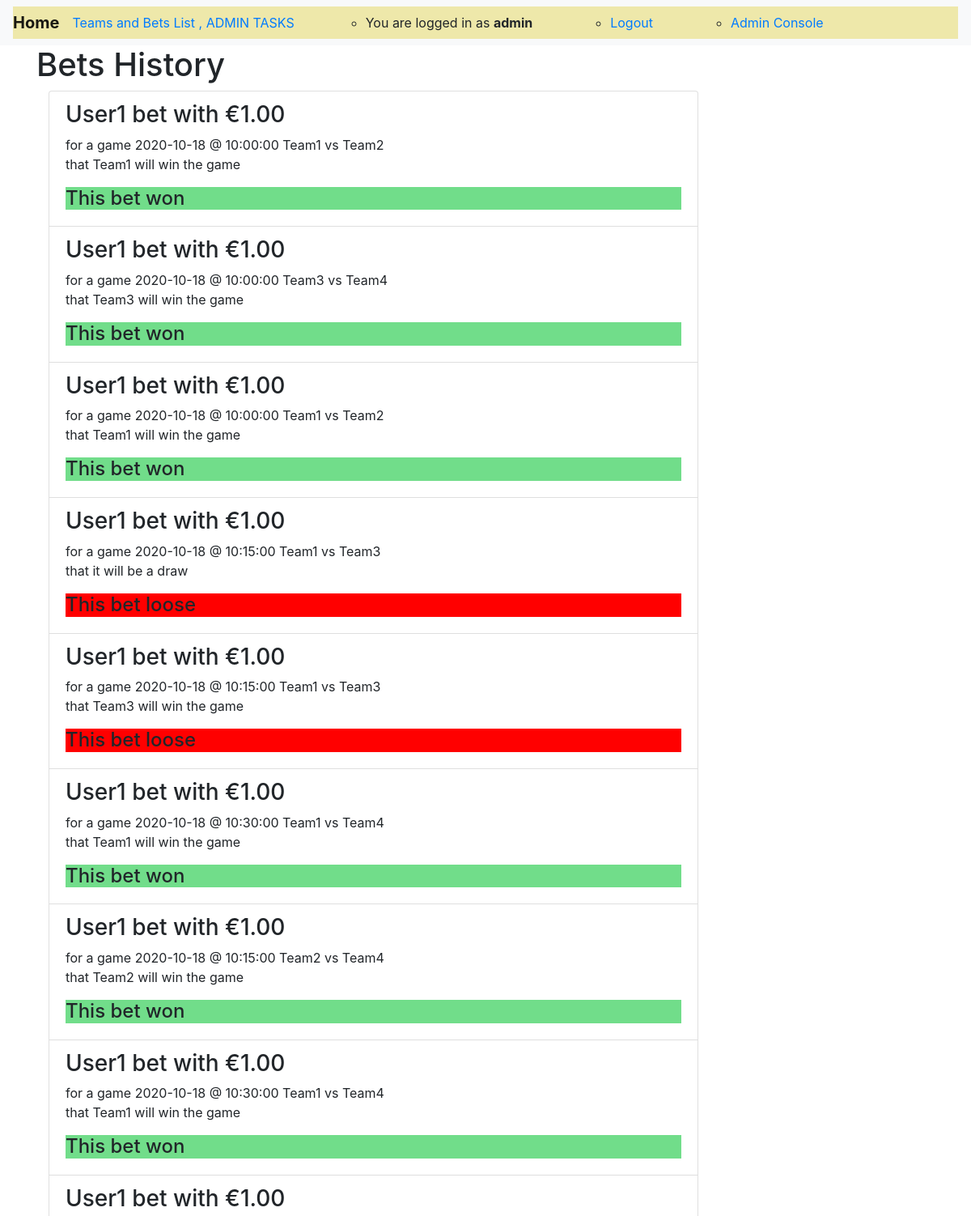
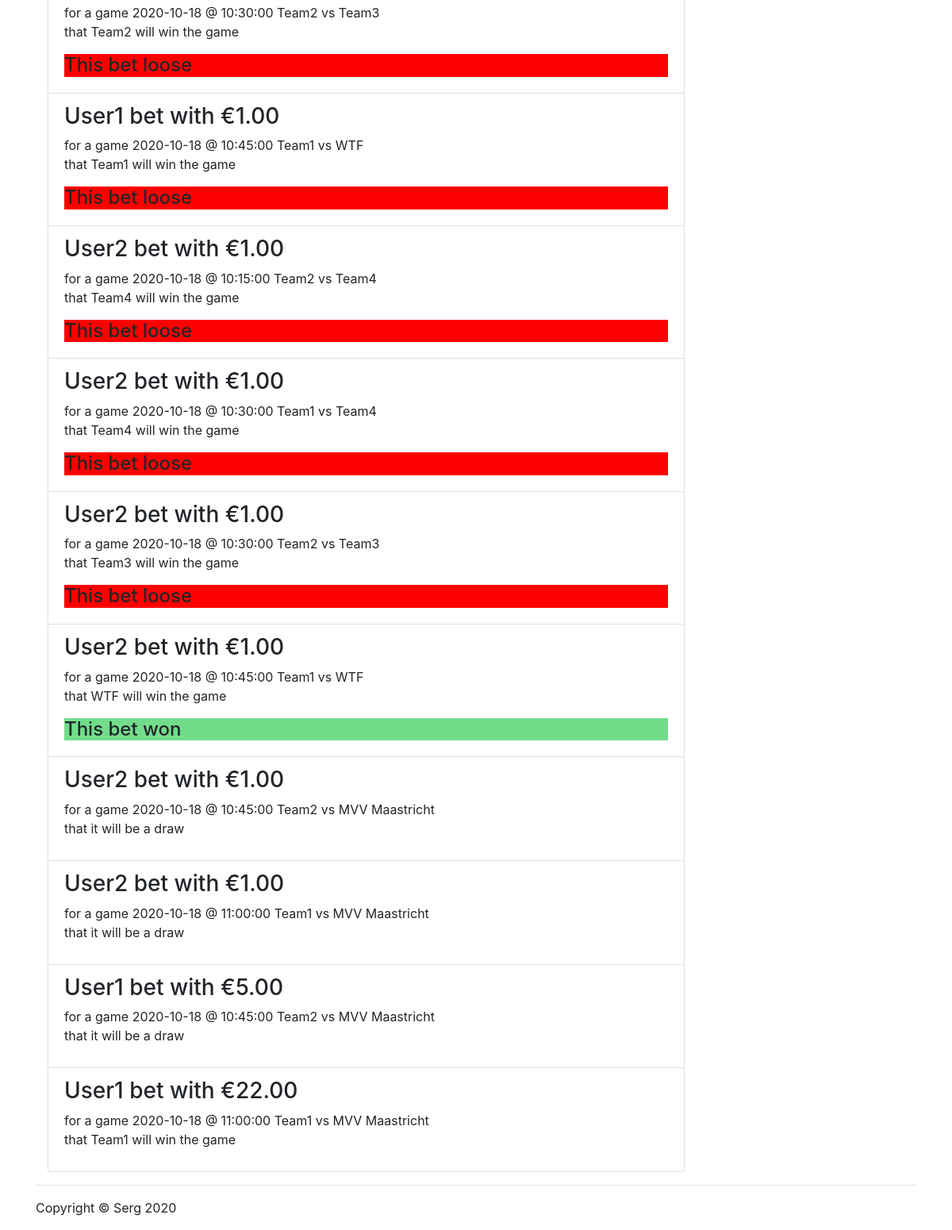
The page /betshistory/ (signed in) on the database its author committed (2 pictures, top to bottom).
### sergtoto/models.py (models this page shows, shortened)
class MyUser(AbstractBaseUser):
    username = models.CharField(verbose_name='username', max_length=100, unique=True, )
    email = models.EmailField()
    is_active = models.BooleanField(default=True)
    is_admin = models.BooleanField(default=False)
    is_employee = models.BooleanField(default=False)
    objects = MyUserManager()
    USERNAME_FIELD = 'username'
    REQUIRED_FIELDS = ['email']
    def __str__(self):
        return self.username

class Bet(models.Model):
    game = models.ForeignKey(Game, on_delete=models.CASCADE)
    user = models.ForeignKey(MyUser, on_delete=models.CASCADE)
    amount = models.DecimalField(max_digits=10, decimal_places=2)
    team_a_win = models.BooleanField(default=False, blank=True)
    team_b_win = models.BooleanField(default=False, blank=True)
    draw = models.BooleanField(default=False, blank=True)
    bet_won = models.BooleanField(default=False, blank=True)
    bet_loose = models.BooleanField(default=False, blank=True)

class Game(models.Model):
    contest = models.ForeignKey(Contest, on_delete=models.CASCADE)
    team_a = models.ForeignKey(Team, related_name='name_a', on_delete=models.CASCADE)
    team_b = models.ForeignKey(Team, related_name='name_b', on_delete=models.CASCADE)
    score_team_a = models.IntegerField(default=0)
    score_team_b = models.IntegerField(default=0)
    game_is_started = models.BooleanField(default=False)
    game_is_played = models.BooleanField(default=False)
    slug = models.SlugField(max_length=32, unique=True, editable=True)
    game_date_time = models.DateTimeField(default=timezone.now(), blank=False)
    def __str__(self):
        return self.game_date_time.date().__str__() + " @ " +\
               self.game_date_time.time().__str__() + " " + self.team_a.name + " vs " + self.team_b.name

class Team(models.Model):
    name = models.CharField(verbose_name='team_name', max_length=30, unique=True, )
    description = models.TextField()
    added_by = models.ForeignKey(MyUser, on_delete=models.CASCADE)
    slug = models.SlugField(blank=True)
    selected_for_contest = models.BooleanField(default=False, blank=True)

### sergtoto/views.py (the view)
# urls.py: path('betshistory/', bets_history, name='bets_history'),
def bets_history(request):
    request = request
    current_user = MyUser.objects.get(username=request.user.username)
    bets = Bet.objects.all()
    games = Game.objects.filter(game_is_played=True)
    for game in games:
        for bet in bets:
            if (bet.game == game) and game.game_is_played:
                if (game.score_team_a > game.score_team_b) and bet.team_a_win:
                    bet.bet_won = True
                elif (game.score_team_b > game.score_team_a) and bet.team_b_win:
                    bet.bet_won = True
                elif (game.score_team_b == game.score_team_a) and bet.draw:
                    bet.bet_won = True
                else:
                    bet.bet_loose = True
            bet.save()
    bets = Bet.objects.all()
    context = {
        'bets': bets,
        'games': games,
    }
    return render(request, 'bets_history.html', context)

### sergtoto/templates/bets_history.html (shortened to what this page needs)
{% extends 'base.html' %}
{% load static %}
{% block content %}
    <h1>Bets History</h1>
    <div class="col-lg-9">
        {% for bet in  bets %}
            <div class="list-group-item">
                <h3>{{ bet.user }} bet with €{{ bet.amount }} </h3>
                <p>for a game {{ bet.game }}
                    <br>
                    {% if bet.team_a_win %}
                        that {{ bet.game.team_a.name }} will win the game
                    {% elif bet.team_b_win %}
                        that {{ bet.game.team_b.name }} will win the game
                    {% elif bet.draw %}
                        that it will be a draw
                    {% endif %}
                </p>
                {% if user.is_admin %}
                    {% if bet.bet_won %}
                        <h4 style="background-color: #71dd8a">This bet won</h4>
                    {% endif %}
                    {% if bet.bet_loose %}
                        <h4 style="background-color: red"> This bet loose</h4>
                    {% endif %}
                {% endif %}
            </div>
        {% endfor %}
    </div>
{% endblock content %}

### sergtoto/templates/base.html (shortened to what this page needs)
{% load static %}
<!DOCTYPE html>
<html lang="en">
<head>
    <link rel="stylesheet" href="https://stackpath.bootstrapcdn.com/bootstrap/4.2.1/css/bootstrap.min.css"
>
    <link href="https://stackpath.bootstrapcdn.com/font-awesome/4.7.0/css/font-awesome.min.css" rel="stylesheet"
>
    <link rel="stylesheet"
          href="https://cdnjs.cloudflare.com/ajax/libs/tempusdominus-bootstrap-4/5.1.2/css/tempusdominus-bootstrap-4.min.css"
/>
</head>
<body>
<nav class="navbar navbar-expand-lg navbar-light bg-light">
    <div class="collapse navbar-collapse" style="background-color:palegoldenrod;">
        <div class="navbar-header">
            <a class="navbar-brand" href="/"><strong>Home</strong></a>
        </div>
        {% if user.is_authenticated %}
            <div class="caret collapse navbar-collapse">
            <ul class="nav navbar-nav">
                <li>
                    <div class="dropdown">
                        <a href="#" data-toggle="dropdown" role="button">
                            Teams and Bets List
                            {% if user.is_admin %}
                                , ADMIN TASKS
                            {% endif %}
                        </a>
                    </div>
                </li>
                <ul class="form-inline my-2 my-lg-0 m-auto">
                    <li class="ml-xl-5 mr-xl-5"><a>You are logged in as <strong> {{ user.username }}</strong></a></li>
                    <li class="ml-xl-5 mr-xl-5"><a href="{% url 'logout' %}">Logout</a></li>
                    {% if user.is_admin %}
                        <li class="ml-xl-5"><a href="{% url 'admin:index' %}">Admin Console</a></li>
                    {% endif %}
                </ul>
            </ul>
        {% endif %}
        </div>
    </div>
</nav>
<div class="container">
    {% if user.is_authenticated %}
        {% block content %}
        {% endblock content %}
    {% endif %}
</div>
<div class="container">
    <hr>
    <footer>
        <div class="row">
            <div class="col-lg-12">
                <p>Copyright &copy; Serg 2020</p>
            </div>
        </div>
    </footer>
</div>
</body>
</html>

### rows shown on the page
MyUser: username "admin"
Bet: user "User1", amount "1.00", game "2020-10-18 @ 10:00:00 Team1 vs Team2", game.team_a.name "Team1", bet_won "This bet won"
Bet: user "User1", amount "1.00", game "2020-10-18 @ 10:00:00 Team3 vs Team4", game.team_a.name "Team3", bet_won "This bet won"
Bet: user "User1", amount "1.00", game "2020-10-18 @ 10:00:00 Team1 vs Team2", game.team_a.name "Team1", bet_won "This bet won"
Bet: user "User1", amount "1.00", game "2020-10-18 @ 10:15:00 Team1 vs Team3", team_a_win "that it will be a draw", bet_loose "This bet loose"
Bet: user "User1", amount "1.00", game "2020-10-18 @ 10:15:00 Team1 vs Team3", game.team_b.name "Team3", bet_loose "This bet loose"
Bet: user "User1", amount "1.00", game "2020-10-18 @ 10:30:00 Team1 vs Team4", game.team_a.name "Team1", bet_won "This bet won"
Bet: user "User1", amount "1.00", game "2020-10-18 @ 10:15:00 Team2 vs Team4", game.team_a.name "Team2", bet_won "This bet won"
Bet: user "User1", amount "1.00", game "2020-10-18 @ 10:30:00 Team1 vs Team4", game.team_a.name "Team1", bet_won "This bet won"
Bet: user "User1", amount "1.00", game "2020-10-18 @ 10:30:00 Team2 vs Team3", game.team_a.name "Team2", bet_loose "This bet loose"
Bet: user "User1", amount "1.00", game "2020-10-18 @ 10:45:00 Team1 vs WTF", game.team_a.name "Team1", bet_loose "This bet loose"
Bet: user "User2", amount "1.00", game "2020-10-18 @ 10:15:00 Team2 vs Team4", game.team_b.name "Team4", bet_loose "This bet loose"
Bet: user "User2", amount "1.00", game "2020-10-18 @ 10:30:00 Team1 vs Team4", game.team_b.name "Team4", bet_loose "This bet loose"
Bet: user "User2", amount "1.00", game "2020-10-18 @ 10:30:00 Team2 vs Team3", game.team_b.name "Team3", bet_loose "This bet loose"
Bet: user "User2", amount "1.00", game "2020-10-18 @ 10:45:00 Team1 vs WTF", game.team_b.name "WTF", bet_won "This bet won"
Bet: user "User2", amount "1.00", game "2020-10-18 @ 10:45:00 Team2 vs MVV Maastricht", team_a_win "that it will be a draw"
Bet: user "User2", amount "1.00", game "2020-10-18 @ 11:00:00 Team1 vs MVV Maastricht", team_a_win "that it will be a draw"
Bet: user "User1", amount "5.00", game "2020-10-18 @ 10:45:00 Team2 vs MVV Maastricht", team_a_win "that it will be a draw"
Bet: user "User1", amount "22.00", game "2020-10-18 @ 11:00:00 Team1 vs MVV Maastricht", game.team_a.name "Team1"
